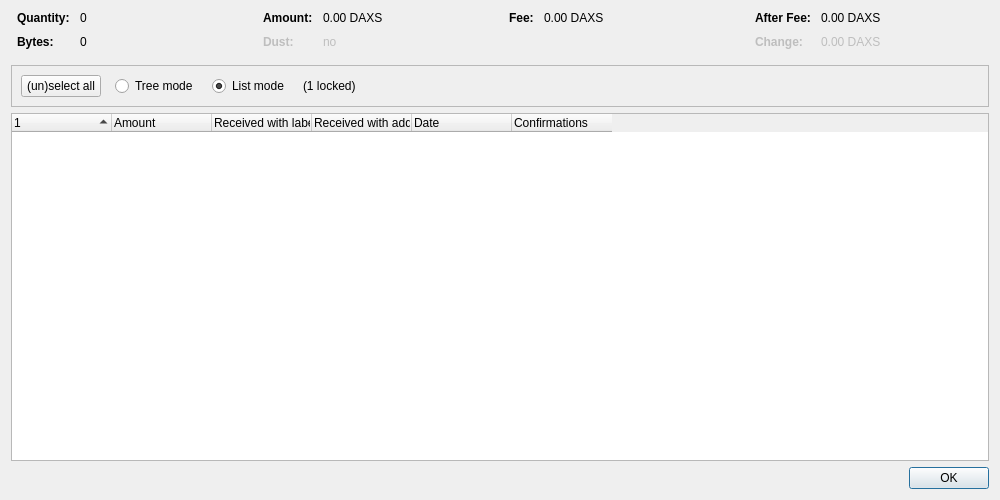
<?xml version="1.0" encoding="UTF-8"?>
<ui version="4.0">
 <class>CoinControlDialog</class>
 <widget class="QDialog" name="CoinControlDialog">
  <property name="geometry">
   <rect>
    <x>0</x>
    <y>0</y>
    <width>1000</width>
    <height>500</height>
   </rect>
  </property>
  <property name="windowTitle">
   <string>Coin Selection</string>
  </property>
  <layout class="QVBoxLayout" name="verticalLayout">
   <item>
    <layout class="QHBoxLayout" name="horizontalLayoutTop" stretch="0,0,0,0">
     <property name="topMargin">
      <number>0</number>
     </property>
     <property name="bottomMargin">
      <number>10</number>
     </property>
     <item>
      <layout class="QFormLayout" name="formLayoutCoinControl1">
       <property name="horizontalSpacing">
        <number>10</number>
       </property>
       <property name="verticalSpacing">
        <number>10</number>
       </property>
       <property name="leftMargin">
        <number>6</number>
       </property>
       <property name="rightMargin">
        <number>6</number>
       </property>
       <item row="0" column="0">
        <widget class="QLabel" name="labelCoinControlQuantityText">
         <property name="font">
          <font>
           <weight>75</weight>
           <bold>true</bold>
          </font>
         </property>
         <property name="text">
          <string>Quantity:</string>
         </property>
        </widget>
       </item>
       <item row="0" column="1">
        <widget class="QLabel" name="labelCoinControlQuantity">
         <property name="cursor">
          <cursorShape>IBeamCursor</cursorShape>
         </property>
         <property name="contextMenuPolicy">
          <enum>Qt::ActionsContextMenu</enum>
         </property>
         <property name="text">
          <string notr="true">0</string>
         </property>
         <property name="textInteractionFlags">
          <set>Qt::LinksAccessibleByMouse|Qt::TextSelectableByKeyboard|Qt::TextSelectableByMouse</set>
         </property>
        </widget>
       </item>
       <item row="1" column="0">
        <widget class="QLabel" name="labelCoinControlBytesText">
         <property name="font">
          <font>
           <weight>75</weight>
           <bold>true</bold>
          </font>
         </property>
         <property name="text">
          <string>Bytes:</string>
         </property>
        </widget>
       </item>
       <item row="1" column="1">
        <widget class="QLabel" name="labelCoinControlBytes">
         <property name="cursor">
          <cursorShape>IBeamCursor</cursorShape>
         </property>
         <property name="contextMenuPolicy">
          <enum>Qt::ActionsContextMenu</enum>
         </property>
         <property name="text">
          <string notr="true">0</string>
         </property>
         <property name="textInteractionFlags">
          <set>Qt::LinksAccessibleByMouse|Qt::TextSelectableByKeyboard|Qt::TextSelectableByMouse</set>
         </property>
        </widget>
       </item>
      </layout>
     </item>
     <item>
      <layout class="QFormLayout" name="formLayoutCoinControl2">
       <property name="horizontalSpacing">
        <number>10</number>
       </property>
       <property name="verticalSpacing">
        <number>10</number>
       </property>
       <property name="leftMargin">
        <number>6</number>
       </property>
       <property name="rightMargin">
        <number>6</number>
       </property>
       <item row="0" column="0">
        <widget class="QLabel" name="labelCoinControlAmountText">
         <property name="font">
          <font>
           <weight>75</weight>
           <bold>true</bold>
          </font>
         </property>
         <property name="text">
          <string>Amount:</string>
         </property>
        </widget>
       </item>
       <item row="0" column="1">
        <widget class="QLabel" name="labelCoinControlAmount">
         <property name="cursor">
          <cursorShape>IBeamCursor</cursorShape>
         </property>
         <property name="contextMenuPolicy">
          <enum>Qt::ActionsContextMenu</enum>
         </property>
         <property name="text">
          <string notr="true">0.00 DAXS</string>
         </property>
         <property name="textInteractionFlags">
          <set>Qt::LinksAccessibleByMouse|Qt::TextSelectableByKeyboard|Qt::TextSelectableByMouse</set>
         </property>
        </widget>
       </item>
       <item row="1" column="0">
        <widget class="QLabel" name="labelCoinControlLowOutputText">
         <property name="enabled">
          <bool>false</bool>
         </property>
         <property name="font">
          <font>
           <weight>75</weight>
           <bold>true</bold>
          </font>
         </property>
         <property name="text">
          <string>Dust:</string>
         </property>
        </widget>
       </item>
       <item row="1" column="1">
        <widget class="QLabel" name="labelCoinControlLowOutput">
         <property name="enabled">
          <bool>false</bool>
         </property>
         <property name="cursor">
          <cursorShape>IBeamCursor</cursorShape>
         </property>
         <property name="contextMenuPolicy">
          <enum>Qt::ActionsContextMenu</enum>
         </property>
         <property name="text">
          <string notr="true">no</string>
         </property>
         <property name="textInteractionFlags">
          <set>Qt::LinksAccessibleByMouse|Qt::TextSelectableByKeyboard|Qt::TextSelectableByMouse</set>
         </property>
        </widget>
       </item>
      </layout>
     </item>
     <item>
      <layout class="QFormLayout" name="formLayoutCoinControl3">
       <property name="horizontalSpacing">
        <number>10</number>
       </property>
       <property name="verticalSpacing">
        <number>10</number>
       </property>
       <property name="leftMargin">
        <number>6</number>
       </property>
       <property name="rightMargin">
        <number>6</number>
       </property>
       <item row="0" column="0">
        <widget class="QLabel" name="labelCoinControlFeeText">
         <property name="font">
          <font>
           <weight>75</weight>
           <bold>true</bold>
          </font>
         </property>
         <property name="text">
          <string>Fee:</string>
         </property>
        </widget>
       </item>
       <item row="0" column="1">
        <widget class="QLabel" name="labelCoinControlFee">
         <property name="cursor">
          <cursorShape>IBeamCursor</cursorShape>
         </property>
         <property name="contextMenuPolicy">
          <enum>Qt::ActionsContextMenu</enum>
         </property>
         <property name="text">
          <string notr="true">0.00 DAXS</string>
         </property>
         <property name="textInteractionFlags">
          <set>Qt::LinksAccessibleByMouse|Qt::TextSelectableByKeyboard|Qt::TextSelectableByMouse</set>
         </property>
        </widget>
       </item>
      </layout>
     </item>
     <item>
      <layout class="QFormLayout" name="formLayoutCoinControl4">
       <property name="horizontalSpacing">
        <number>10</number>
       </property>
       <property name="verticalSpacing">
        <number>10</number>
       </property>
       <property name="leftMargin">
        <number>6</number>
       </property>
       <property name="rightMargin">
        <number>6</number>
       </property>
       <item row="0" column="0">
        <widget class="QLabel" name="labelCoinControlAfterFeeText">
         <property name="font">
          <font>
           <weight>75</weight>
           <bold>true</bold>
          </font>
         </property>
         <property name="text">
          <string>After Fee:</string>
         </property>
        </widget>
       </item>
       <item row="0" column="1">
        <widget class="QLabel" name="labelCoinControlAfterFee">
         <property name="cursor">
          <cursorShape>IBeamCursor</cursorShape>
         </property>
         <property name="contextMenuPolicy">
          <enum>Qt::ActionsContextMenu</enum>
         </property>
         <property name="text">
          <string notr="true">0.00 DAXS</string>
         </property>
         <property name="textInteractionFlags">
          <set>Qt::LinksAccessibleByMouse|Qt::TextSelectableByKeyboard|Qt::TextSelectableByMouse</set>
         </property>
        </widget>
       </item>
       <item row="1" column="0">
        <widget class="QLabel" name="labelCoinControlChangeText">
         <property name="enabled">
          <bool>false</bool>
         </property>
         <property name="font">
          <font>
           <weight>75</weight>
           <bold>true</bold>
          </font>
         </property>
         <property name="text">
          <string>Change:</string>
         </property>
        </widget>
       </item>
       <item row="1" column="1">
        <widget class="QLabel" name="labelCoinControlChange">
         <property name="enabled">
          <bool>false</bool>
         </property>
         <property name="cursor">
          <cursorShape>IBeamCursor</cursorShape>
         </property>
         <property name="contextMenuPolicy">
          <enum>Qt::ActionsContextMenu</enum>
         </property>
         <property name="text">
          <string notr="true">0.00 DAXS</string>
         </property>
         <property name="textInteractionFlags">
          <set>Qt::LinksAccessibleByMouse|Qt::TextSelectableByKeyboard|Qt::TextSelectableByMouse</set>
         </property>
        </widget>
       </item>
      </layout>
     </item>
    </layout>
   </item>
   <item>
    <widget class="QFrame" name="frame">
     <property name="minimumSize">
      <size>
       <width>0</width>
       <height>40</height>
      </size>
     </property>
     <property name="frameShape">
      <enum>QFrame::StyledPanel</enum>
     </property>
     <property name="frameShadow">
      <enum>QFrame::Sunken</enum>
     </property>
     <layout class="QHBoxLayout" name="horizontalLayout">
      <item>
       <layout class="QHBoxLayout" name="horizontalLayoutPanel" stretch="0,0,0,0,0">
        <property name="spacing">
         <number>14</number>
        </property>
        <item>
         <widget class="QPushButton" name="pushButtonSelectAll">
          <property name="sizePolicy">
           <sizepolicy hsizetype="Maximum" vsizetype="Fixed">
            <horstretch>0</horstretch>
            <verstretch>0</verstretch>
           </sizepolicy>
          </property>
          <property name="text">
           <string>(un)select all</string>
          </property>
          <property name="autoDefault">
           <bool>false</bool>
          </property>
         </widget>
        </item>
        <item>
         <widget class="QRadioButton" name="radioTreeMode">
          <property name="sizePolicy">
           <sizepolicy hsizetype="Maximum" vsizetype="Fixed">
            <horstretch>0</horstretch>
            <verstretch>0</verstretch>
           </sizepolicy>
          </property>
          <property name="text">
           <string>Tree mode</string>
          </property>
         </widget>
        </item>
        <item>
         <widget class="QRadioButton" name="radioListMode">
          <property name="sizePolicy">
           <sizepolicy hsizetype="Maximum" vsizetype="Fixed">
            <horstretch>0</horstretch>
            <verstretch>0</verstretch>
           </sizepolicy>
          </property>
          <property name="text">
           <string>List mode</string>
          </property>
          <property name="checked">
           <bool>true</bool>
          </property>
         </widget>
        </item>
        <item>
         <widget class="QLabel" name="labelLocked">
          <property name="text">
           <string notr="true">(1 locked)</string>
          </property>
         </widget>
        </item>
        <item>
         <spacer name="horizontalSpacer">
          <property name="orientation">
           <enum>Qt::Horizontal</enum>
          </property>
          <property name="sizeHint" stdset="0">
           <size>
            <width>40</width>
            <height>20</height>
           </size>
          </property>
         </spacer>
        </item>
       </layout>
      </item>
     </layout>
    </widget>
   </item>
   <item>
    <widget class="CoinControlTreeWidget" name="treeWidget">
     <property name="contextMenuPolicy">
      <enum>Qt::CustomContextMenu</enum>
     </property>
     <property name="sortingEnabled">
      <bool>false</bool>
     </property>
     <property name="columnCount">
      <number>6</number>
     </property>
     <attribute name="headerShowSortIndicator" stdset="0">
      <bool>true</bool>
     </attribute>
     <attribute name="headerStretchLastSection">
      <bool>false</bool>
     </attribute>
     <column>
      <property name="text">
       <string/>
      </property>
     </column>
     <column>
      <property name="text">
       <string>Amount</string>
      </property>
     </column>
     <column>
      <property name="text">
       <string>Received with label</string>
      </property>
     </column>
     <column>
      <property name="text">
       <string>Received with address</string>
      </property>
     </column>
     <column>
      <property name="text">
       <string>Date</string>
      </property>
     </column>
     <column>
      <property name="text">
       <string>Confirmations</string>
      </property>
      <property name="toolTip">
       <string>Confirmed</string>
      </property>
     </column>
     <column>
      <property name="text">
       <string/>
      </property>
     </column>
     <column>
      <property name="text">
       <string/>
      </property>
     </column>
     <column>
      <property name="text">
       <string/>
      </property>
     </column>
     <column>
      <property name="text">
       <string/>
      </property>
     </column>
    </widget>
   </item>
   <item>
    <widget class="QDialogButtonBox" name="buttonBox">
     <property name="orientation">
      <enum>Qt::Horizontal</enum>
     </property>
     <property name="standardButtons">
      <set>QDialogButtonBox::Ok</set>
     </property>
    </widget>
   </item>
  </layout>
 </widget>
 <customwidgets>
  <customwidget>
   <class>CoinControlTreeWidget</class>
   <extends>QTreeWidget</extends>
   <header>qt/coincontroltreewidget.h</header>
  </customwidget>
 </customwidgets>
 <resources/>
 <connections/>
</ui>
